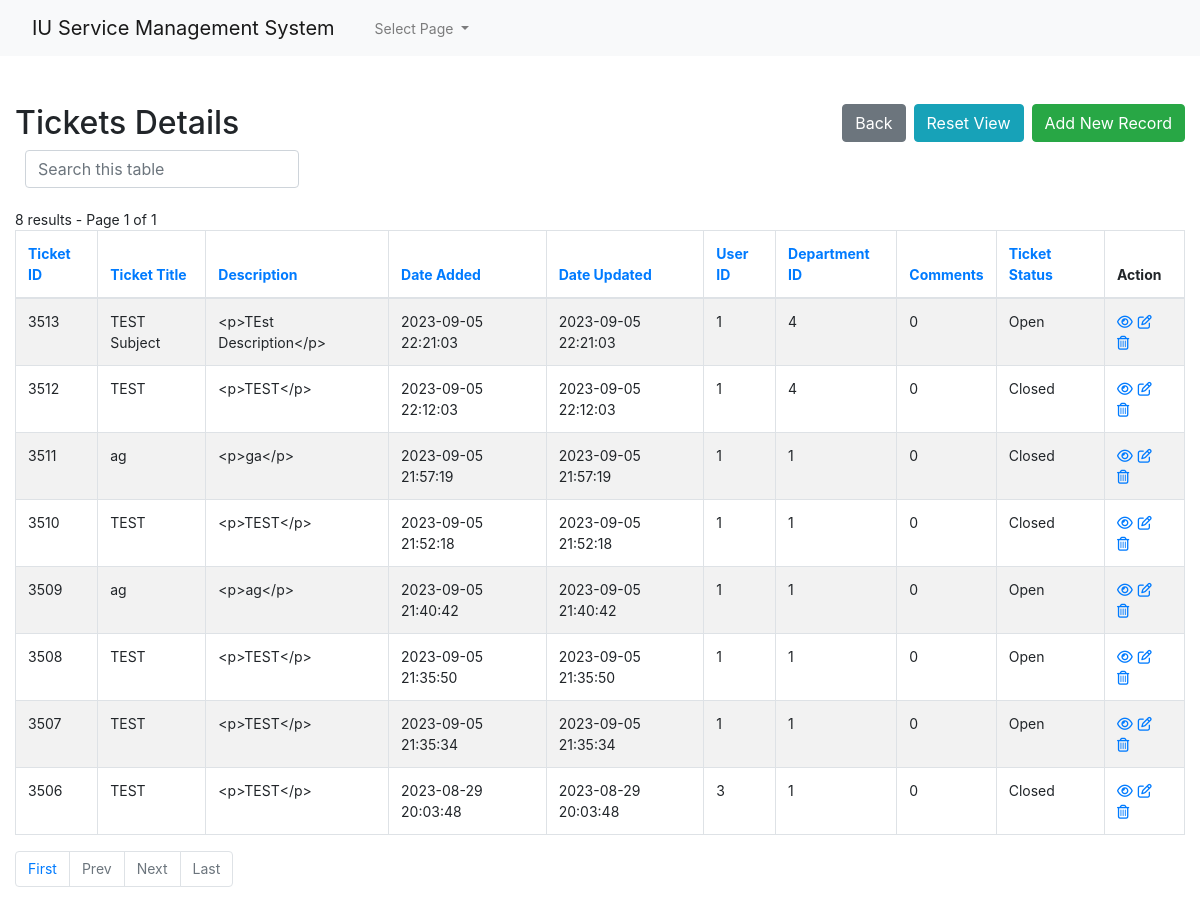
Before: /admin1/core/app/ticket-index.php (signed in) with the older database file.
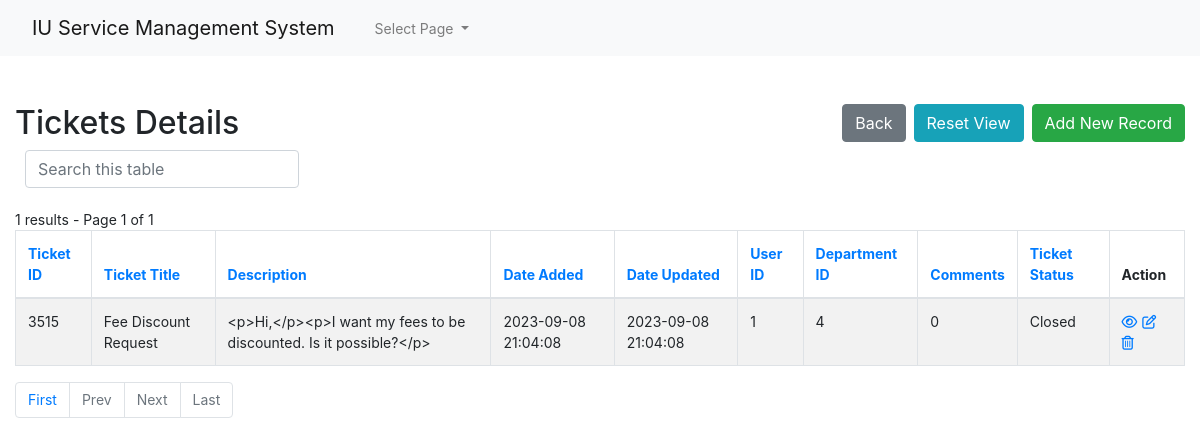
After: the same page with the newer database file.
### tables this page shows
CREATE TABLE `ticket` (
  `id` int(10) UNSIGNED NOT NULL,
  `title` varchar(256) NOT NULL,
  `ticket_description` text DEFAULT NULL,
  `date_added` varchar(30) DEFAULT NULL,
  `date_updated` varchar(30) DEFAULT NULL,
  `user_id` int(10) UNSIGNED NOT NULL,
  `department_id` int(10) UNSIGNED NOT NULL,
  `comments` int(11) DEFAULT NULL,
  `ticket_status` varchar(20) DEFAULT NULL
);

### admin1/core/app/config.php (called while the page is built, shortened)
<?php
$no_of_records_per_page = 10;
?>

### admin1/core/app/ticket-index.php (the view, shortened to what the changed rows need)
<!DOCTYPE html>
<html lang="en">
<head>
    <link rel="stylesheet" href="https://stackpath.bootstrapcdn.com/bootstrap/4.5.0/css/bootstrap.min.css">
</head>
<body>
    <section class="pt-5">
        <div class="container-fluid">
            <div class="row">
                <div class="col-md-12">
                    <div class="page-header clearfix">
                        <h2 class="float-left">Tickets Details</h2>
                    </div>
                    <div class="form-row">
                    </div>
                    <br>
                    <?php
                    require_once "config.php";
                    $domain   = $_SERVER['HTTP_HOST'];
                    $script   = $_SERVER['SCRIPT_NAME'];
                    $parameters   = $_GET ? $_SERVER['QUERY_STRING'] : "" ;
                    $protocol=($_SERVER['HTTPS'] == "on" ? "https" : "http");
                    $currenturl = $protocol . '://' . $domain. $script . '?' . $parameters;
                    if (isset($_GET['pageno'])) {
                        $pageno = $_GET['pageno'];
                    } else {
                        $pageno = 1;
                    }
                    $offset = ($pageno-1) * $no_of_records_per_page;
                    $total_pages_sql = "SELECT COUNT(*) FROM ticket";
                    $result = mysqli_query($link,$total_pages_sql);
                    $total_rows = mysqli_fetch_array($result)[0];
                    $total_pages = ceil($total_rows / $no_of_records_per_page);
                    $order = 'id';
                    $sortBy = array('asc', 'desc'); $sort = 'desc';
                    $sql = "SELECT * FROM ticket ORDER BY $order $sort LIMIT $offset, $no_of_records_per_page";
                    $count_pages = "SELECT * FROM ticket";
                    if(!empty($_GET['search'])) {
                        $search = ($_GET['search']);
                        $sql = "SELECT * FROM ticket
                            WHERE CONCAT_WS (id,title,ticket_description,date_added,date_updated,user_id,department_id,comments,ticket_status)
                            LIKE '%$search%'
                            ORDER BY $order $sort
                            LIMIT $offset, $no_of_records_per_page";
                        $count_pages = "SELECT * FROM ticket
                            WHERE CONCAT_WS (id,title,ticket_description,date_added,date_updated,user_id,department_id,comments,ticket_status)
                            LIKE '%$search%'
                            ORDER BY $order $sort";
                    }
                    else {
                        $search = "";
                    }
                    if($result = mysqli_query($link, $sql)){
                        if(mysqli_num_rows($result) > 0){
                            if ($result_count = mysqli_query($link, $count_pages)) {
                               $total_pages = ceil(mysqli_num_rows($result_count) / $no_of_records_per_page);
                           }
                            $number_of_results = mysqli_num_rows($result_count);
                            echo " " . $number_of_results . " results - Page " . $pageno . " of " . $total_pages;
                            echo "<table class='table table-bordered table-striped'>";
                                echo "<thead>";
                                    echo "<tr>";
                                        echo "<th><a href=?search=$search&sort=&order=id&sort=$sort>Ticket ID</th>";
										echo "<th><a href=?search=$search&sort=&order=title&sort=$sort>Ticket Title</th>";
										echo "<th><a href=?search=$search&sort=&order=ticket_description&sort=$sort>Description</th>";
										echo "<th><a href=?search=$search&sort=&order=date_added&sort=$sort>Date Added</th>";
										echo "<th><a href=?search=$search&sort=&order=date_updated&sort=$sort>Date Updated</th>";
										echo "<th><a href=?search=$search&sort=&order=user_id&sort=$sort>User ID</th>";
										echo "<th><a href=?search=$search&sort=&order=department_id&sort=$sort>Department ID</th>";
										echo "<th><a href=?search=$search&sort=&order=comments&sort=$sort>Comments</th>";
										echo "<th><a href=?search=$search&sort=&order=ticket_status&sort=$sort>Ticket Status</th>";
                                        echo "<th>Action</th>";
                                    echo "</tr>";
                                echo "</thead>";
                                echo "<tbody>";
                                while($row = mysqli_fetch_array($result)){
                                    echo "<tr>";
                                    echo "<td>" . htmlspecialchars($row['id']) . "</td>";echo "<td>" . htmlspecialchars($row['title']) . "</td>";echo "<td>" . htmlspecialchars($row['ticket_description']) . "</td>";echo "<td>" . htmlspecialchars($row['date_added']) . "</td>";echo "<td>" . htmlspecialchars($row['date_updated']) . "</td>";echo "<td>" . htmlspecialchars($row['user_id']) . "</td>";echo "<td>" . htmlspecialchars($row['department_id']) . "</td>";echo "<td>" . htmlspecialchars($row['comments']) . "</td>";echo "<td>" . htmlspecialchars($row['ticket_status']) . "</td>";
                                        echo "<td>";
                                            echo "<a href='ticket-read.php?id=". $row['id'] ."' title='View Record' data-toggle='tooltip'><i class='far fa-eye'></i></a>";
                                            echo "<a href='ticket-update.php?id=". $row['id'] ."' title='Update Record' data-toggle='tooltip'><i class='far fa-edit'></i></a>";
                                            echo "<a href='ticket-delete.php?id=". $row['id'] ."' title='Delete Record' data-toggle='tooltip'><i class='far fa-trash-alt'></i></a>";
                                        echo "</td>";
                                    echo "</tr>";
                                }
                                echo "</tbody>";
                            echo "</table>";
?>
                                <ul class="pagination" align-right>
                                <?php
                                    $new_url = preg_replace('/&?pageno=[^&]*/', '', $currenturl);
                                 ?>
                                    <li class="page-item"><a class="page-link" href="<?php echo $new_url .'&pageno=1' ?>">First</a></li>
                                    <li class="page-item <?php if($pageno <= 1){ echo 'disabled'; } ?>">
                                        <a class="page-link" href="<?php if($pageno <= 1){ echo '#'; } else { echo $new_url ."&pageno=".($pageno - 1); } ?>">Prev</a>
                                    </li>
                                    <li class="page-item <?php if($pageno >= $total_pages){ echo 'disabled'; } ?>">
                                        <a class="page-link" href="<?php if($pageno >= $total_pages){ echo '#'; } else { echo $new_url . "&pageno=".($pageno + 1); } ?>">Next</a>
                                    </li>
                                    <li class="page-item <?php if($pageno >= $total_pages){ echo 'disabled'; } ?>">
                                        <a class="page-item"><a class="page-link" href="<?php echo $new_url .'&pageno=' . $total_pages; ?>">Last</a>
                                    </li>
                                </ul>
<?php
                        } else{
                            echo "<p class='lead'><em>No records were found.</em></p>";
                        }
                    } else{
                        echo "ERROR: Could not able to execute $sql. " . mysqli_error($link);
                    }
                    ?>
                </div>
            </div>
        </div>
    </section>
</body>
</html>

Changed rows visible on the page:
removed ticket: id "3513", title "TEST Subject", ticket_description "<p>TEst Description</p>", date_added "2023-09-05 22:21:03", date_updated "2023-09-05 22:21:03", user "1", department "4", comments "0", ticket_status "Open"
removed ticket: id "3512", title "TEST", ticket_description "<p>TEST</p>", date_added "2023-09-05 22:12:03", date_updated "2023-09-05 22:12:03", user "1", department "4", comments "0", ticket_status "Closed"
removed ticket: id "3511", title "ag", ticket_description "<p>ga</p>", date_added "2023-09-05 21:57:19", date_updated "2023-09-05 21:57:19", user "1", department "1", comments "0", ticket_status "Closed"
removed ticket: id "3510", title "TEST", ticket_description "<p>TEST</p>", date_added "2023-09-05 21:52:18", date_updated "2023-09-05 21:52:18", user "1", department "1", comments "0", ticket_status "Closed"
removed ticket: id "3509", title "ag", ticket_description "<p>ag</p>", date_added "2023-09-05 21:40:42", date_updated "2023-09-05 21:40:42", user "1", department "1", comments "0", ticket_status "Open"
removed ticket: id "3508", title "TEST", ticket_description "<p>TEST</p>", date_added "2023-09-05 21:35:50", date_updated "2023-09-05 21:35:50", user "1", department "1", comments "0", ticket_status "Open"
removed ticket: id "3507", title "TEST", ticket_description "<p>TEST</p>", date_added "2023-09-05 21:35:34", date_updated "2023-09-05 21:35:34", user "1", department "1", comments "0", ticket_status "Open"
removed ticket: id "3506", title "TEST", ticket_description "<p>TEST</p>", date_added "2023-08-29 20:03:48", date_updated "2023-08-29 20:03:48", user "3", department "1", comments "0", ticket_status "Closed"
added ticket: id "3515", title "Fee Discount Request", ticket_description "<p>Hi,</p><p>I want my fees to be discounted. Is it possible?</p>", date_added "2023-09-08 21:04:08", date_updated "2023-09-08 21:04:08", user "1", department "4", comments "0", ticket_status "Closed"
Other visible differences:
$number_of_results: "8" → "1"
